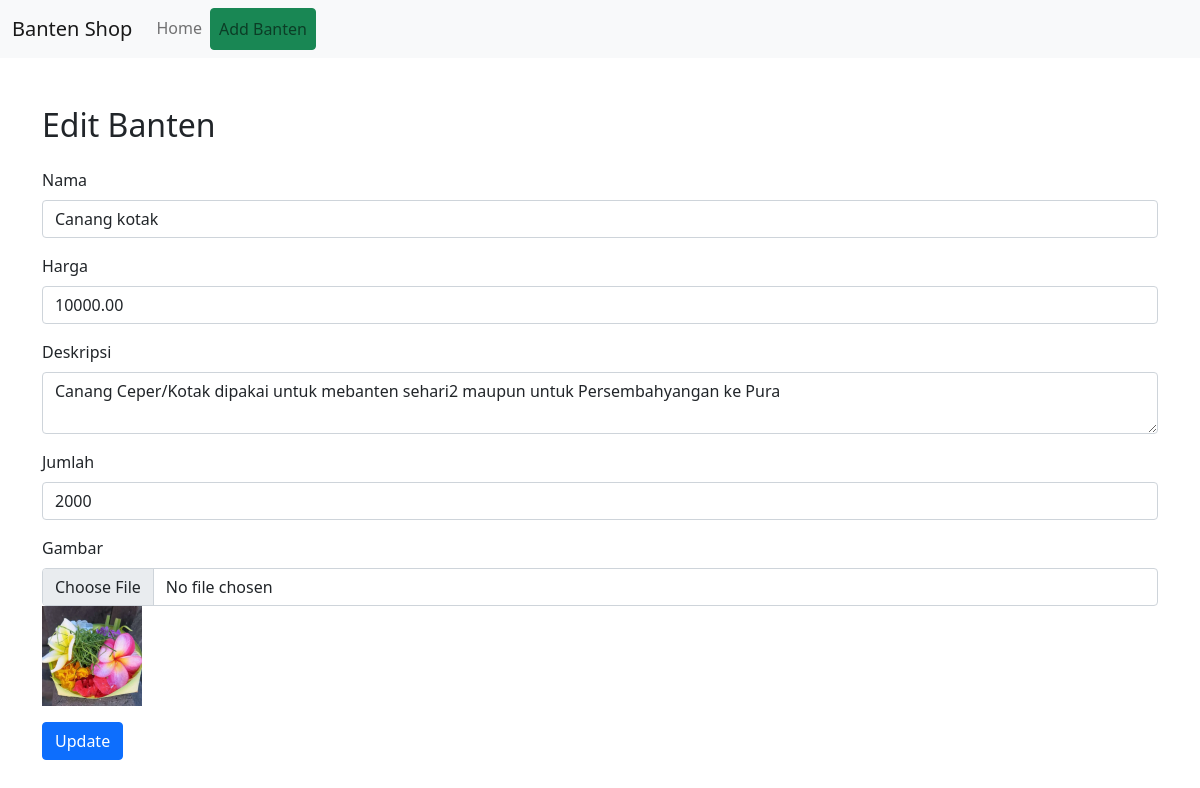
The page /edit.php?id=1 on the database its author committed.
### tables this page shows
CREATE TABLE `banten` (
  `id` int(11) NOT NULL,
  `name` varchar(255) NOT NULL,
  `price` decimal(10,2) NOT NULL,
  `description` text DEFAULT NULL,
  `quantity` int(11) NOT NULL,
  `image` varchar(255) DEFAULT NULL
);

### edit.php (the view, shortened to what this page needs)
<?php
include 'includes/header.php';
$db = new DBConnection();
$conn = $db->conn;
$id = $_GET['id'];
$sql = "SELECT * FROM banten WHERE id=$id";
$result = $conn->query($sql);
$banten = $result->fetch_assoc();
?>
<h2 class="mb-4">Edit Banten</h2>
<form action="edit.php?id=<?php echo $id; ?>" method="post" enctype="multipart/form-data">
    <div class="mb-3">
        <label for="name" class="form-label">Nama</label>
        <input type="text" class="form-control" id="name" name="name" value="<?php echo $banten['name']; ?>" required>
    </div>
    <div class="mb-3">
        <label for="price" class="form-label">Harga</label>
        <input type="number" class="form-control" id="price" name="price" step="0.01" value="<?php echo $banten['price']; ?>" required>
    </div>
    <div class="mb-3">
        <label for="description" class="form-label">Deskripsi</label>
        <textarea class="form-control" id="description" name="description"><?php echo $banten['description']; ?></textarea>
    </div>
    <div class="mb-3">
        <label for="quantity" class="form-label">Jumlah</label>
        <input type="number" class="form-control" id="quantity" name="quantity" value="<?php echo $banten['quantity']; ?>" required>
    </div>
    <div class="mb-3">
        <label for="image" class="form-label">Gambar</label>
        <input type="file" class="form-control" id="image" name="image">
        <img src="images/<?php echo $banten['image']; ?>" alt="<?php echo $banten['name']; ?>" width="100">
    </div>
    <button type="submit" class="btn btn-primary">Update</button>
</form>
<?php include 'includes/footer.php'; ?>

### rows shown on the page
banten: name "Canang kotak", price "10000.00", description "Canang Ceper/Kotak dipakai untuk mebanten sehari2 maupun untuk Persembahyangan ke Pura", quantity "2000", image (picture)
